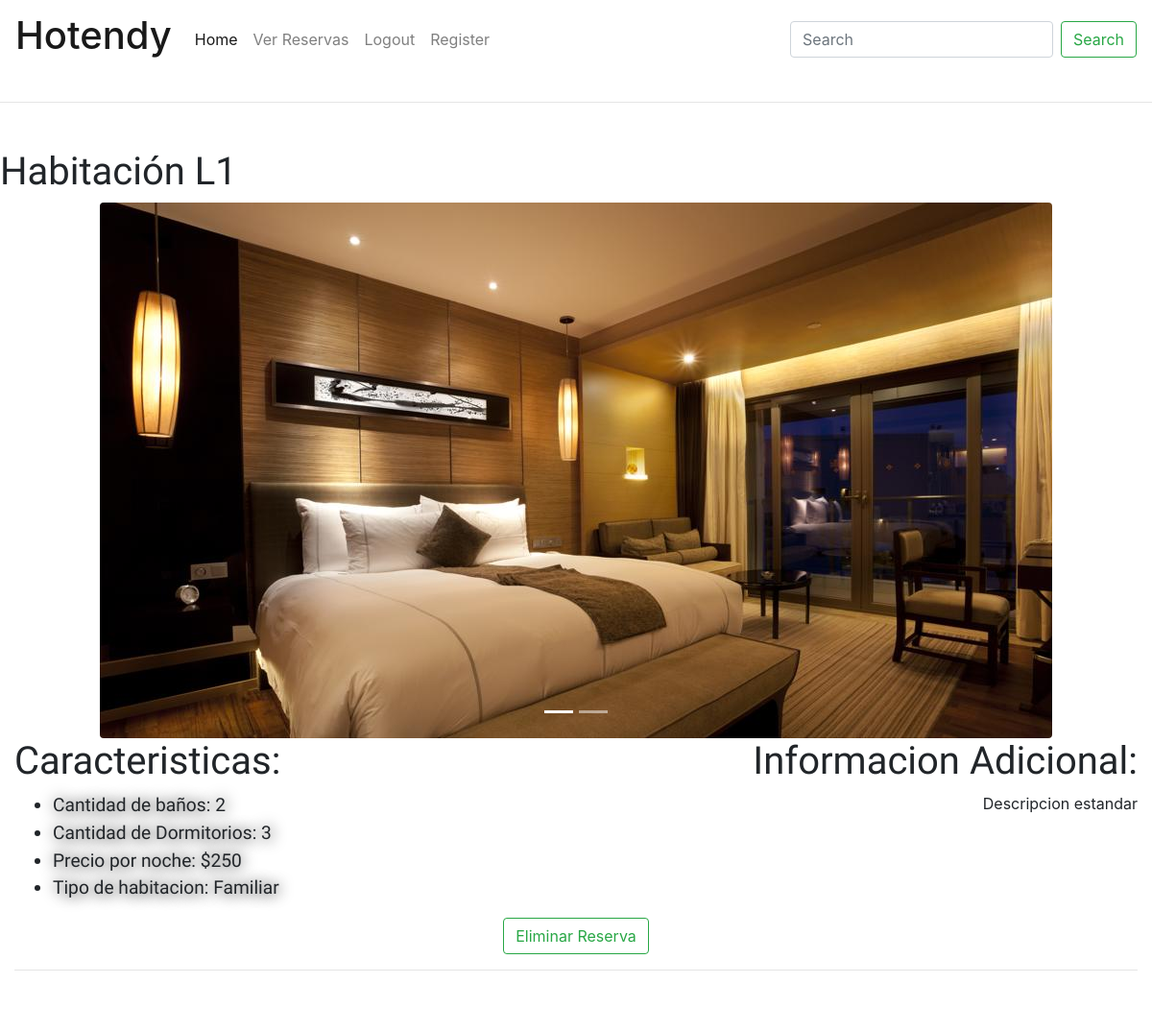
The app's page /habitacion/16/ (signed in), older data.
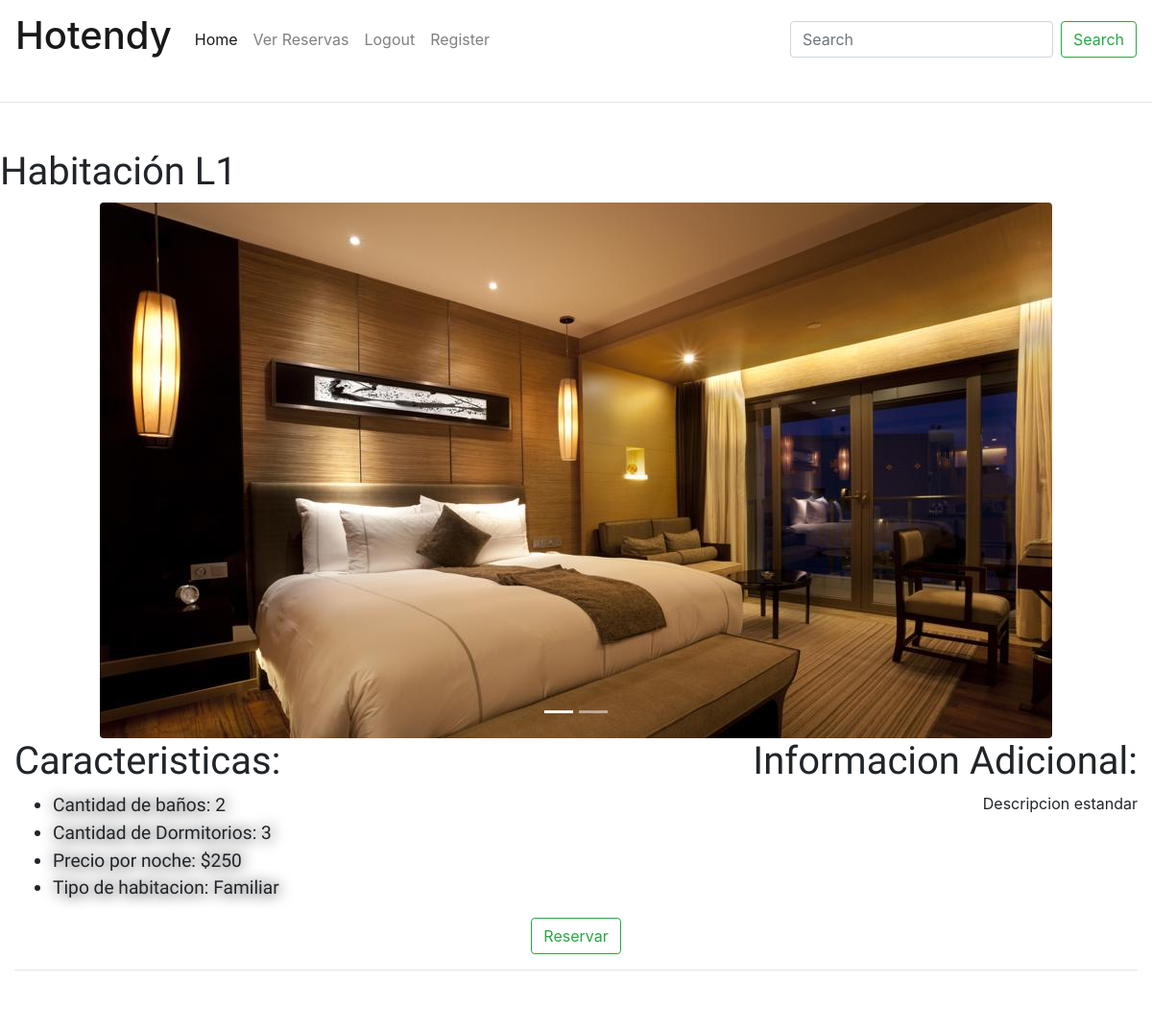
The same page, newer data.
### Proyecto/views.py (the view)
# urls.py: path('habitacion/<str:Habitacion>/',HabitacionView,name='habitaciones'),
def HabitacionView(request, Habitacion):
    from .models import Habitacion as habitacion
    habitaciones = habitacion.objects.get(pk=Habitacion)
    hotel = Hotel.objects.all()
    search_post = request.GET.get('search')
    str(search_post)
    if search_post:
        hotel = Hotel.objects.filter(Q(nombre__icontains=search_post))
    else:
        pass
    context = {
        'habitacion': habitaciones,
        'hotel': hotel,
    }
    return render(request, 'Proyecto/habitaciones.html', context)

### templates/Proyecto/habitaciones.html (shortened to what this page needs)
{% extends "Proyecto/home2.html" %}
{% load staticfiles %}
{% block styles %}
<link rel="stylesheet" href="{% static 'style_hab_reserva.css' %}">
{% endblock %}
{% block content %}
    <br>
    <h1 id="numhab"> Habitación {{ habitacion.num_habitacion }}</h1>
    <div id="carouselExampleIndicators" class="carousel slide" data-ride="carousel">
        <ol class="carousel-indicators">
            <li data-target="#carouselExampleIndicators" data-slide-to="0" class="active"></li>
            <li data-target="#carouselExampleIndicators" data-slide-to="1"></li>
        </ol>
        <div class="carousel-inner">
            <div class="carousel-item active ">
                <img class="rounded mx-auto d-block" src="/media/{{ habitacion.img_habitacion }}"
                     alt="Imagen de la habitacion">
            </div>
        </div>
    </div>
    <div class="container-fluid" id="Descripcion">
        <div class="row">
            <div class="col-md">
                <h1 class="hab_estilo_descp">Caracteristicas:</h1>
                <ul class="caracc">
                    <li>Cantidad de baños: {{ habitacion.cant_banios }}</li>
                    <li>Cantidad de Dormitorios: {{ habitacion.cant_dormitorios }}</li>
                    <li>Precio por noche: ${{ habitacion.precio_noche }}</li>
                    <li>Tipo de habitacion: {{ habitacion.tipo_habitacion }}</li>
                </ul>
            </div>
            <div class="col-md" id="infhab">
                <h1 class="hab_estilo_descp">Informacion Adicional:</h1>
                <p>{{ habitacion.descripcion }}</p>
            </div>
        </div>
    </div>
    <div class="row text-center"  >
        {% if request.user.is_authenticated and habitacion.estado == "Disponible" %}
            <div class="col-12 ">
                <a type="Summy" href={% url "reservar" habitacion.id %}>
                    <button class="btn btn-outline-success my-2 my-sm-0 zoom">Reservar</button>
            </div>
        {% elif request.user.is_authenticated and habitacion.estado == "Ocupado" %}
            <div class="col-12">
                <a type="Summy" href={% url "eliminar_reserva" habitacion.id %}>
                    <button class="btn btn-outline-success my-2 my-sm-0 zoom">Eliminar Reserva</button>
                </a>
            </div>
        {% endif %}
    </div>
{% endblock %}
{% block footer %}
    <footer>
        <div class="container-fluid padding">
            <div class="row text-center">
                <div class="col-12">
                    <hr class="light">
                    <h2>&copy; Hontendy.com</h2>
                </div>
            </div>
        </div>
    </footer>
{% endblock %}

Row changes from the older to the newer data that the page shows:
changed Habitacion "Familiar": estado "Ocupado" → "Disponible" (drawn)
Text that changed along with them:
text no longer shown: "Eliminar Reserva"
text now shown: "Reservar"
